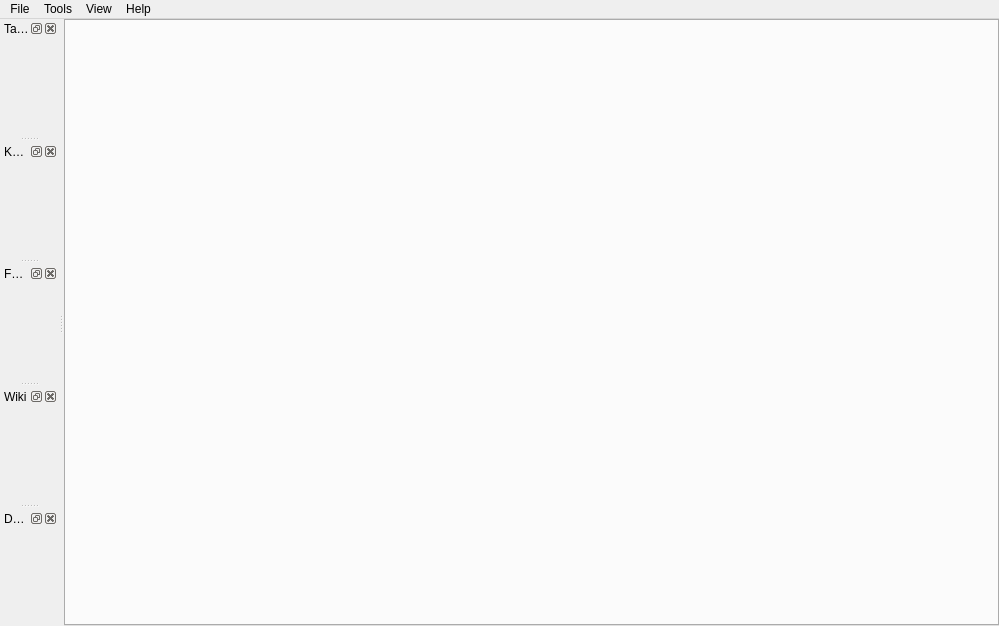
<?xml version="1.0" encoding="UTF-8"?>
<ui version="4.0">
 <class>MainWindow</class>
 <widget class="QMainWindow" name="MainWindow">
  <property name="geometry">
   <rect>
    <x>0</x>
    <y>0</y>
    <width>999</width>
    <height>626</height>
   </rect>
  </property>
  <property name="acceptDrops">
   <bool>true</bool>
  </property>
  <property name="windowIcon">
   <iconset resource="../resources/resources.qrc">
    <normaloff>:/images/icon.ico</normaloff>:/images/icon.ico</iconset>
  </property>
  <widget class="QWidget" name="centralwidget">
   <layout class="QHBoxLayout" name="horizontalLayout_3">
    <property name="spacing">
     <number>0</number>
    </property>
    <property name="leftMargin">
     <number>0</number>
    </property>
    <property name="topMargin">
     <number>0</number>
    </property>
    <property name="rightMargin">
     <number>0</number>
    </property>
    <property name="bottomMargin">
     <number>0</number>
    </property>
    <item>
     <widget class="QClosableTabWidget" name="tabWidget">
      <property name="sizePolicy">
       <sizepolicy hsizetype="Ignored" vsizetype="Ignored">
        <horstretch>0</horstretch>
        <verstretch>0</verstretch>
       </sizepolicy>
      </property>
      <property name="styleSheet">
       <string notr="true"/>
      </property>
      <property name="tabShape">
       <enum>QTabWidget::Rounded</enum>
      </property>
      <property name="currentIndex">
       <number>-1</number>
      </property>
      <property name="movable">
       <bool>true</bool>
      </property>
     </widget>
    </item>
   </layout>
  </widget>
  <widget class="QMenuBar" name="menubar">
   <property name="geometry">
    <rect>
     <x>0</x>
     <y>0</y>
     <width>999</width>
     <height>20</height>
    </rect>
   </property>
   <property name="nativeMenuBar">
    <bool>true</bool>
   </property>
   <widget class="QMenu" name="menu_propos">
    <property name="title">
     <string>Help</string>
    </property>
    <addaction name="actionAboutGrabber"/>
    <addaction name="actionAboutWebsite"/>
    <addaction name="actionAboutGithub"/>
    <addaction name="actionAboutReportBug"/>
    <addaction name="separator"/>
    <addaction name="actionAboutQt"/>
   </widget>
   <widget class="QMenu" name="menuOutils">
    <property name="title">
     <string>Tools</string>
    </property>
    <addaction name="actionBlacklistFix"/>
    <addaction name="actionEmptyDirsFix"/>
    <addaction name="actionMd5Fix"/>
    <addaction name="actionRenameExistingImages"/>
    <addaction name="actionTagLoader"/>
    <addaction name="separator"/>
    <addaction name="actionOptions"/>
   </widget>
   <widget class="QMenu" name="menuView">
    <property name="title">
     <string>View</string>
    </property>
   </widget>
   <widget class="QMenu" name="menuFichier">
    <property name="title">
     <string>File</string>
    </property>
    <addaction name="actionAddtab"/>
    <addaction name="actionAddpooltab"/>
    <addaction name="actionClosetab"/>
    <addaction name="actionRestoreLastClosedTab"/>
    <addaction name="separator"/>
    <addaction name="actionFolder"/>
    <addaction name="actionSettingsFolder"/>
    <addaction name="separator"/>
    <addaction name="actionSaveDownloadsList"/>
    <addaction name="actionLoadDownloadsList"/>
    <addaction name="separator"/>
    <addaction name="actionQuit"/>
   </widget>
   <addaction name="menuFichier"/>
   <addaction name="menuOutils"/>
   <addaction name="menuView"/>
   <addaction name="menu_propos"/>
  </widget>
  <widget class="QDockWidget" name="dock_internet">
   <property name="windowTitle">
    <string>Tags</string>
   </property>
   <attribute name="dockWidgetArea">
    <number>1</number>
   </attribute>
   <widget class="QWidget" name="dockTagsContents">
    <layout class="QVBoxLayout" name="dockTagsLayout">
     <property name="leftMargin">
      <number>0</number>
     </property>
     <property name="topMargin">
      <number>0</number>
     </property>
     <property name="rightMargin">
      <number>0</number>
     </property>
     <property name="bottomMargin">
      <number>0</number>
     </property>
    </layout>
   </widget>
  </widget>
  <widget class="QDockWidget" name="dock_kfl">
   <property name="windowTitle">
    <string>Kept for later</string>
   </property>
   <attribute name="dockWidgetArea">
    <number>1</number>
   </attribute>
   <widget class="QWidget" name="dockKflContents">
    <layout class="QVBoxLayout" name="dockKflLayout">
     <property name="leftMargin">
      <number>0</number>
     </property>
     <property name="topMargin">
      <number>0</number>
     </property>
     <property name="rightMargin">
      <number>0</number>
     </property>
     <property name="bottomMargin">
      <number>0</number>
     </property>
    </layout>
   </widget>
  </widget>
  <widget class="QDockWidget" name="dock_favorites">
   <property name="windowTitle">
    <string>Favorites</string>
   </property>
   <attribute name="dockWidgetArea">
    <number>1</number>
   </attribute>
   <widget class="QWidget" name="dockFavoritesContents">
    <layout class="QVBoxLayout" name="dockFavoritesLayout">
     <property name="leftMargin">
      <number>0</number>
     </property>
     <property name="topMargin">
      <number>0</number>
     </property>
     <property name="rightMargin">
      <number>0</number>
     </property>
     <property name="bottomMargin">
      <number>0</number>
     </property>
    </layout>
   </widget>
  </widget>
  <widget class="QDockWidget" name="dock_wiki">
   <property name="windowTitle">
    <string>Wiki</string>
   </property>
   <attribute name="dockWidgetArea">
    <number>1</number>
   </attribute>
   <widget class="QWidget" name="dockWikiContents">
    <layout class="QVBoxLayout" name="dockWikiLayout">
     <property name="leftMargin">
      <number>0</number>
     </property>
     <property name="topMargin">
      <number>0</number>
     </property>
     <property name="rightMargin">
      <number>0</number>
     </property>
     <property name="bottomMargin">
      <number>0</number>
     </property>
    </layout>
   </widget>
  </widget>
  <widget class="QDockWidget" name="dockOptions">
   <property name="windowTitle">
    <string>Destination</string>
   </property>
   <attribute name="dockWidgetArea">
    <number>1</number>
   </attribute>
   <widget class="QWidget" name="dockSettingsContents">
    <layout class="QFormLayout" name="dockSettingsLayout">
     <property name="fieldGrowthPolicy">
      <enum>QFormLayout::AllNonFixedFieldsGrow</enum>
     </property>
     <property name="leftMargin">
      <number>0</number>
     </property>
     <property name="topMargin">
      <number>0</number>
     </property>
     <property name="rightMargin">
      <number>0</number>
     </property>
     <property name="bottomMargin">
      <number>0</number>
     </property>
    </layout>
   </widget>
  </widget>
  <action name="actionOptions">
   <property name="icon">
    <iconset resource="../resources/resources.qrc">
     <normaloff>:/images/icons/settings.png</normaloff>:/images/icons/settings.png</iconset>
   </property>
   <property name="text">
    <string>Options</string>
   </property>
   <property name="shortcut">
    <string>Ctrl+P</string>
   </property>
  </action>
  <action name="actionFolder">
   <property name="icon">
    <iconset resource="../resources/resources.qrc">
     <normaloff>:/images/icons/folder-images.png</normaloff>:/images/icons/folder-images.png</iconset>
   </property>
   <property name="text">
    <string>Open destination folder</string>
   </property>
  </action>
  <action name="actionQuit">
   <property name="icon">
    <iconset resource="../resources/resources.qrc">
     <normaloff>:/images/icons/exit.png</normaloff>:/images/icons/exit.png</iconset>
   </property>
   <property name="text">
    <string>Quit</string>
   </property>
  </action>
  <action name="actionAboutGrabber">
   <property name="icon">
    <iconset resource="../resources/resources.qrc">
     <normaloff>:/images/icons/about.png</normaloff>:/images/icons/about.png</iconset>
   </property>
   <property name="text">
    <string>About Grabber</string>
   </property>
  </action>
  <action name="actionAboutQt">
   <property name="icon">
    <iconset resource="../resources/resources.qrc">
     <normaloff>:/images/icons/qt.png</normaloff>:/images/icons/qt.png</iconset>
   </property>
   <property name="text">
    <string>About Qt</string>
   </property>
  </action>
  <action name="actionAddtab">
   <property name="icon">
    <iconset resource="../resources/resources.qrc">
     <normaloff>:/images/icons/tab-plus.png</normaloff>:/images/icons/tab-plus.png</iconset>
   </property>
   <property name="text">
    <string>New tab</string>
   </property>
  </action>
  <action name="actionClosetab">
   <property name="icon">
    <iconset resource="../resources/resources.qrc">
     <normaloff>:/images/icons/tab-minus.png</normaloff>:/images/icons/tab-minus.png</iconset>
   </property>
   <property name="text">
    <string>Close tab</string>
   </property>
  </action>
  <action name="actionBlacklistFix">
   <property name="text">
    <string>Blacklist fixer</string>
   </property>
  </action>
  <action name="actionEmptyDirsFix">
   <property name="text">
    <string>Empty folders fixer</string>
   </property>
  </action>
  <action name="actionTags">
   <property name="checkable">
    <bool>true</bool>
   </property>
   <property name="checked">
    <bool>true</bool>
   </property>
   <property name="text">
    <string>Tags</string>
   </property>
  </action>
  <action name="actionKfl">
   <property name="checkable">
    <bool>true</bool>
   </property>
   <property name="checked">
    <bool>true</bool>
   </property>
   <property name="text">
    <string>Kept for later</string>
   </property>
   <property name="toolTip">
    <string>Kept for later</string>
   </property>
  </action>
  <action name="actionFavorites">
   <property name="checkable">
    <bool>true</bool>
   </property>
   <property name="checked">
    <bool>true</bool>
   </property>
   <property name="text">
    <string>Favorites</string>
   </property>
  </action>
  <action name="actionAddpooltab">
   <property name="icon">
    <iconset resource="../resources/resources.qrc">
     <normaloff>:/images/icons/tab-poolplus.png</normaloff>:/images/icons/tab-poolplus.png</iconset>
   </property>
   <property name="text">
    <string>New pool tab</string>
   </property>
  </action>
  <action name="actionMd5Fix">
   <property name="text">
    <string>MD5 list fixer</string>
   </property>
  </action>
  <action name="actionSettingsFolder">
   <property name="icon">
    <iconset resource="../resources/resources.qrc">
     <normaloff>:/images/icons/folder-document.png</normaloff>:/images/icons/folder-document.png</iconset>
   </property>
   <property name="text">
    <string>Open options folder</string>
   </property>
  </action>
  <action name="actionAboutWebsite">
   <property name="icon">
    <iconset resource="../resources/resources.qrc">
     <normaloff>:/images/icons/browser.png</normaloff>:/images/icons/browser.png</iconset>
   </property>
   <property name="text">
    <string>Project website</string>
   </property>
  </action>
  <action name="actionAboutReportBug">
   <property name="icon">
    <iconset resource="../resources/resources.qrc">
     <normaloff>:/images/icons/bug.png</normaloff>:/images/icons/bug.png</iconset>
   </property>
   <property name="text">
    <string>Report an issue</string>
   </property>
  </action>
  <action name="actionRenameExistingImages">
   <property name="text">
    <string>Rename existing images</string>
   </property>
  </action>
  <action name="actionAboutGithub">
   <property name="icon">
    <iconset resource="../resources/resources.qrc">
     <normaloff>:/images/icons/github.png</normaloff>:/images/icons/github.png</iconset>
   </property>
   <property name="text">
    <string>Project GitHub</string>
   </property>
  </action>
  <action name="actionRestoreLastClosedTab">
   <property name="enabled">
    <bool>false</bool>
   </property>
   <property name="icon">
    <iconset resource="../resources/resources.qrc">
     <normaloff>:/images/icons/tab-arrow.png</normaloff>:/images/icons/tab-arrow.png</iconset>
   </property>
   <property name="text">
    <string>Restore last closed tab</string>
   </property>
   <property name="shortcut">
    <string notr="true">Ctrl+Shift+T</string>
   </property>
  </action>
  <action name="actionTagLoader">
   <property name="text">
    <string>Tag loader</string>
   </property>
  </action>
  <action name="actionSaveDownloadsList">
   <property name="icon">
    <iconset resource="../resources/resources.qrc">
     <normaloff>:/images/icons/save-as.png</normaloff>:/images/icons/save-as.png</iconset>
   </property>
   <property name="text">
    <string>Save downloads list</string>
   </property>
  </action>
  <action name="actionLoadDownloadsList">
   <property name="icon">
    <iconset resource="../resources/resources.qrc">
     <normaloff>:/images/icons/open.png</normaloff>:/images/icons/open.png</iconset>
   </property>
   <property name="text">
    <string>Load downloads list</string>
   </property>
  </action>
 </widget>
 <customwidgets>
  <customwidget>
   <class>QClosableTabWidget</class>
   <extends>QTabWidget</extends>
   <header>ui/qclosabletabwidget.h</header>
   <container>1</container>
  </customwidget>
 </customwidgets>
 <tabstops>
  <tabstop>tabWidget</tabstop>
 </tabstops>
 <resources>
  <include location="../resources/resources.qrc"/>
 </resources>
 <connections>
  <connection>
   <sender>actionOptions</sender>
   <signal>triggered()</signal>
   <receiver>MainWindow</receiver>
   <slot>options()</slot>
   <hints>
    <hint type="sourcelabel">
     <x>-1</x>
     <y>-1</y>
    </hint>
    <hint type="destinationlabel">
     <x>399</x>
     <y>299</y>
    </hint>
   </hints>
  </connection>
  <connection>
   <sender>actionAboutGrabber</sender>
   <signal>triggered()</signal>
   <receiver>MainWindow</receiver>
   <slot>aboutAuthor()</slot>
   <hints>
    <hint type="sourcelabel">
     <x>-1</x>
     <y>-1</y>
    </hint>
    <hint type="destinationlabel">
     <x>399</x>
     <y>299</y>
    </hint>
   </hints>
  </connection>
  <connection>
   <sender>actionFolder</sender>
   <signal>triggered()</signal>
   <receiver>MainWindow</receiver>
   <slot>saveFolder()</slot>
   <hints>
    <hint type="sourcelabel">
     <x>-1</x>
     <y>-1</y>
    </hint>
    <hint type="destinationlabel">
     <x>399</x>
     <y>299</y>
    </hint>
   </hints>
  </connection>
  <connection>
   <sender>actionAddtab</sender>
   <signal>triggered()</signal>
   <receiver>MainWindow</receiver>
   <slot>addTab()</slot>
   <hints>
    <hint type="sourcelabel">
     <x>-1</x>
     <y>-1</y>
    </hint>
    <hint type="destinationlabel">
     <x>399</x>
     <y>540</y>
    </hint>
   </hints>
  </connection>
  <connection>
   <sender>actionClosetab</sender>
   <signal>triggered()</signal>
   <receiver>MainWindow</receiver>
   <slot>closeCurrentTab()</slot>
   <hints>
    <hint type="sourcelabel">
     <x>-1</x>
     <y>-1</y>
    </hint>
    <hint type="destinationlabel">
     <x>399</x>
     <y>270</y>
    </hint>
   </hints>
  </connection>
  <connection>
   <sender>actionBlacklistFix</sender>
   <signal>triggered()</signal>
   <receiver>MainWindow</receiver>
   <slot>blacklistFix()</slot>
   <hints>
    <hint type="sourcelabel">
     <x>-1</x>
     <y>-1</y>
    </hint>
    <hint type="destinationlabel">
     <x>399</x>
     <y>270</y>
    </hint>
   </hints>
  </connection>
  <connection>
   <sender>actionEmptyDirsFix</sender>
   <signal>triggered()</signal>
   <receiver>MainWindow</receiver>
   <slot>emptyDirsFix()</slot>
   <hints>
    <hint type="sourcelabel">
     <x>-1</x>
     <y>-1</y>
    </hint>
    <hint type="destinationlabel">
     <x>399</x>
     <y>270</y>
    </hint>
   </hints>
  </connection>
  <connection>
   <sender>actionTags</sender>
   <signal>toggled(bool)</signal>
   <receiver>dock_internet</receiver>
   <slot>setVisible(bool)</slot>
   <hints>
    <hint type="sourcelabel">
     <x>-1</x>
     <y>-1</y>
    </hint>
    <hint type="destinationlabel">
     <x>39</x>
     <y>78</y>
    </hint>
   </hints>
  </connection>
  <connection>
   <sender>actionFavorites</sender>
   <signal>toggled(bool)</signal>
   <receiver>dock_favorites</receiver>
   <slot>setVisible(bool)</slot>
   <hints>
    <hint type="sourcelabel">
     <x>-1</x>
     <y>-1</y>
    </hint>
    <hint type="destinationlabel">
     <x>39</x>
     <y>267</y>
    </hint>
   </hints>
  </connection>
  <connection>
   <sender>actionKfl</sender>
   <signal>toggled(bool)</signal>
   <receiver>dock_kfl</receiver>
   <slot>setVisible(bool)</slot>
   <hints>
    <hint type="sourcelabel">
     <x>-1</x>
     <y>-1</y>
    </hint>
    <hint type="destinationlabel">
     <x>39</x>
     <y>261</y>
    </hint>
   </hints>
  </connection>
  <connection>
   <sender>actionAddpooltab</sender>
   <signal>triggered()</signal>
   <receiver>MainWindow</receiver>
   <slot>addPoolTab()</slot>
   <hints>
    <hint type="sourcelabel">
     <x>-1</x>
     <y>-1</y>
    </hint>
    <hint type="destinationlabel">
     <x>399</x>
     <y>270</y>
    </hint>
   </hints>
  </connection>
  <connection>
   <sender>actionMd5Fix</sender>
   <signal>triggered()</signal>
   <receiver>MainWindow</receiver>
   <slot>md5FixOpen()</slot>
   <hints>
    <hint type="sourcelabel">
     <x>-1</x>
     <y>-1</y>
    </hint>
    <hint type="destinationlabel">
     <x>399</x>
     <y>270</y>
    </hint>
   </hints>
  </connection>
  <connection>
   <sender>tabWidget</sender>
   <signal>currentChanged(int)</signal>
   <receiver>MainWindow</receiver>
   <slot>currentTabChanged(int)</slot>
   <hints>
    <hint type="sourcelabel">
     <x>344</x>
     <y>32</y>
    </hint>
    <hint type="destinationlabel">
     <x>0</x>
     <y>52</y>
    </hint>
   </hints>
  </connection>
  <connection>
   <sender>actionSettingsFolder</sender>
   <signal>triggered()</signal>
   <receiver>MainWindow</receiver>
   <slot>openSettingsFolder()</slot>
   <hints>
    <hint type="sourcelabel">
     <x>-1</x>
     <y>-1</y>
    </hint>
    <hint type="destinationlabel">
     <x>399</x>
     <y>270</y>
    </hint>
   </hints>
  </connection>
  <connection>
   <sender>actionAboutReportBug</sender>
   <signal>triggered()</signal>
   <receiver>MainWindow</receiver>
   <slot>aboutReportBug()</slot>
   <hints>
    <hint type="sourcelabel">
     <x>-1</x>
     <y>-1</y>
    </hint>
    <hint type="destinationlabel">
     <x>399</x>
     <y>270</y>
    </hint>
   </hints>
  </connection>
  <connection>
   <sender>actionAboutWebsite</sender>
   <signal>triggered()</signal>
   <receiver>MainWindow</receiver>
   <slot>aboutWebsite()</slot>
   <hints>
    <hint type="sourcelabel">
     <x>-1</x>
     <y>-1</y>
    </hint>
    <hint type="destinationlabel">
     <x>399</x>
     <y>270</y>
    </hint>
   </hints>
  </connection>
  <connection>
   <sender>actionRenameExistingImages</sender>
   <signal>triggered()</signal>
   <receiver>MainWindow</receiver>
   <slot>renameExisting()</slot>
   <hints>
    <hint type="sourcelabel">
     <x>-1</x>
     <y>-1</y>
    </hint>
    <hint type="destinationlabel">
     <x>399</x>
     <y>270</y>
    </hint>
   </hints>
  </connection>
  <connection>
   <sender>actionAboutGithub</sender>
   <signal>triggered()</signal>
   <receiver>MainWindow</receiver>
   <slot>aboutGithub()</slot>
   <hints>
    <hint type="sourcelabel">
     <x>-1</x>
     <y>-1</y>
    </hint>
    <hint type="destinationlabel">
     <x>399</x>
     <y>270</y>
    </hint>
   </hints>
  </connection>
  <connection>
   <sender>actionRestoreLastClosedTab</sender>
   <signal>triggered()</signal>
   <receiver>MainWindow</receiver>
   <slot>restoreLastClosedTab()</slot>
   <hints>
    <hint type="sourcelabel">
     <x>-1</x>
     <y>-1</y>
    </hint>
    <hint type="destinationlabel">
     <x>399</x>
     <y>270</y>
    </hint>
   </hints>
  </connection>
  <connection>
   <sender>actionTagLoader</sender>
   <signal>triggered()</signal>
   <receiver>MainWindow</receiver>
   <slot>utilTagLoader()</slot>
   <hints>
    <hint type="sourcelabel">
     <x>-1</x>
     <y>-1</y>
    </hint>
    <hint type="destinationlabel">
     <x>399</x>
     <y>270</y>
    </hint>
   </hints>
  </connection>
 </connections>
 <slots>
  <slot>help()</slot>
  <slot>options()</slot>
  <slot>aboutAuthor()</slot>
  <slot>updateFavorites()</slot>
  <slot>webUpdateTags()</slot>
  <slot>webUpdatePopular()</slot>
  <slot>batchClear()</slot>
  <slot>addGroup()</slot>
  <slot>addUnique()</slot>
  <slot>logClear()</slot>
  <slot>getPage()</slot>
  <slot>getAll()</slot>
  <slot>favoritesBack()</slot>
  <slot>viewed()</slot>
  <slot>updateBatchGroups(int,int)</slot>
  <slot>saveFolder()</slot>
  <slot>widgetPlusChange()</slot>
  <slot>checkFavorites()</slot>
  <slot>previousPage()</slot>
  <slot>nextPage()</slot>
  <slot>firstPage()</slot>
  <slot>lastPage()</slot>
  <slot>addTab()</slot>
  <slot>closeCurrentTab()</slot>
  <slot>batchClearSel()</slot>
  <slot>batchSel()</slot>
  <slot>blacklistFix()</slot>
  <slot>emptyDirsFix()</slot>
  <slot>loadTag(QString)</slot>
  <slot>updateFavoritesDock()</slot>
  <slot>currentTabChanged(int)</slot>
  <slot>logOpen()</slot>
  <slot>saveSettings()</slot>
  <slot>addPoolTab()</slot>
  <slot>md5FixOpen()</slot>
  <slot>updateCompleters()</slot>
  <slot>batchMoveUp()</slot>
  <slot>batchMoveDown()</slot>
  <slot>openSettingsFolder()</slot>
  <slot>aboutWebsite()</slot>
  <slot>aboutReportBug()</slot>
  <slot>renameExisting()</slot>
  <slot>aboutGithub()</slot>
  <slot>restoreLastClosedTab()</slot>
  <slot>utilTagLoader()</slot>
 </slots>
</ui>
